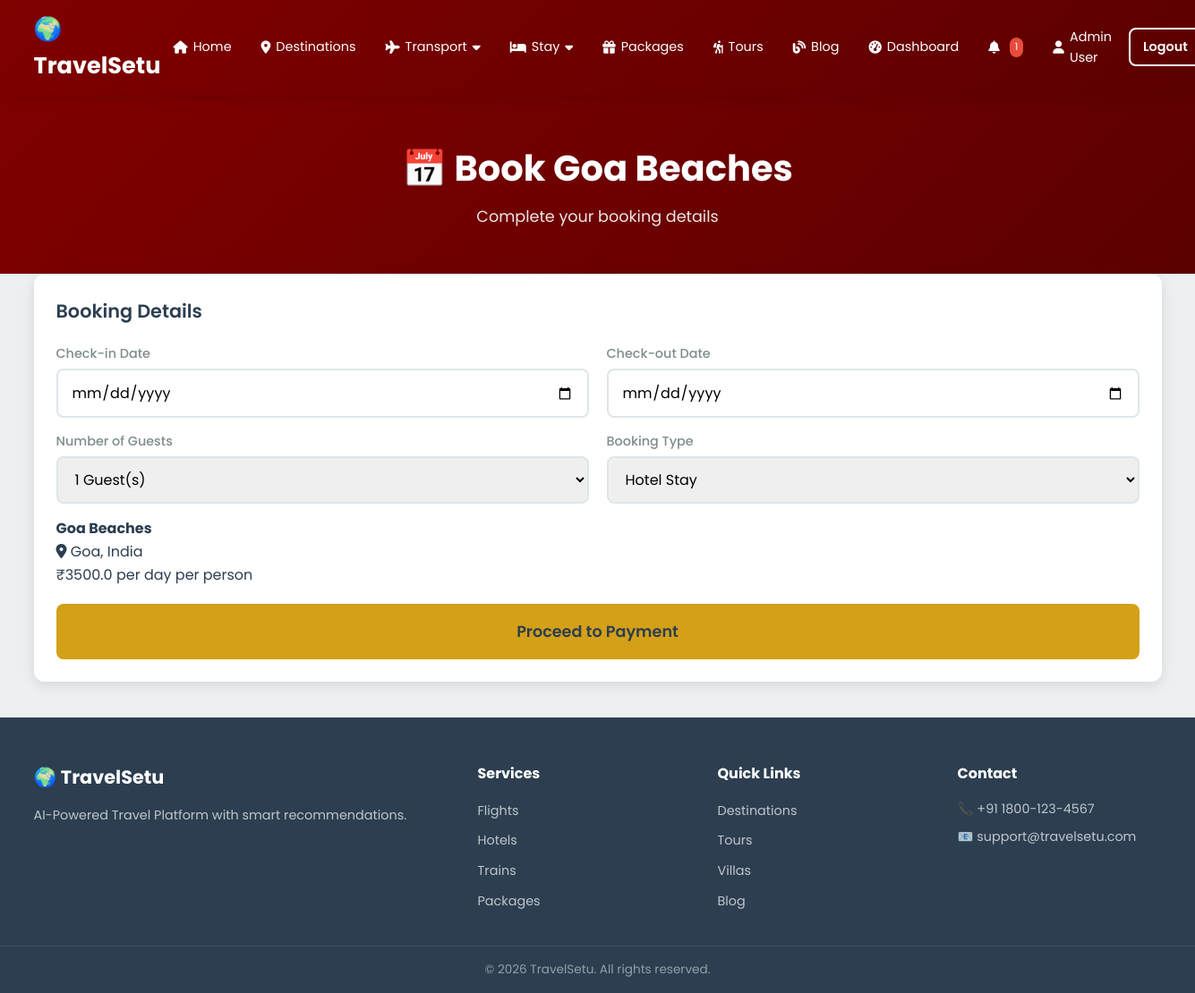
The app's page /book/1 (signed in) with its own data.
### app.py (models this page shows, shortened)
class User(UserMixin, db.Model):
    __tablename__ = 'users'
    id = db.Column(db.Integer, primary_key=True)
    username = db.Column(db.String(80), unique=True, nullable=False)
    email = db.Column(db.String(120), unique=True, nullable=False)
    password_hash = db.Column(db.String(256), nullable=False)
    full_name = db.Column(db.String(100))
    phone = db.Column(db.String(15))
    role = db.Column(db.String(20), default='user')
    is_verified = db.Column(db.Boolean, default=True)
    is_active_user = db.Column(db.Boolean, default=True)
    created_at = db.Column(db.DateTime, default=datetime.utcnow)
    preferences = db.Column(db.String(500), default='beaches,adventure')
    bookings = db.relationship('Booking', backref='user', lazy=True)
    reviews = db.relationship('Review', backref='user', lazy=True)

class Destination(db.Model):
    __tablename__ = 'destinations'
    id = db.Column(db.Integer, primary_key=True)
    name = db.Column(db.String(150), nullable=False)
    description = db.Column(db.Text)
    category = db.Column(db.String(50))
    location = db.Column(db.String(150))
    latitude = db.Column(db.Float, default=20.5937)
    longitude = db.Column(db.Float, default=78.9629)
    price_per_day = db.Column(db.Float, default=0)
    best_season = db.Column(db.String(50))
    image_url = db.Column(db.String(300))
    rating = db.Column(db.Float, default=4.0)
    total_visits = db.Column(db.Integer, default=0)
    created_at = db.Column(db.DateTime, default=datetime.utcnow)
    bookings = db.relationship('Booking', backref='destination', lazy=True)
    reviews = db.relationship('Review', backref='destination', lazy=True)

### app.py (the view, shortened to what this page needs)
@app.route('/book/<int:dest_id>', methods=['GET', 'POST'])
@login_required
def book_destination(dest_id):
    dest = Destination.query.get_or_404(dest_id)
    today = date.today().strftime('%Y-%m-%d')
    return render_template('booking.html', destination=dest, today=today)

### app.py (called while the page is built)
@login_manager.user_loader
def load_user(user_id):
    return User.query.get(int(user_id))

@app.context_processor
def inject_globals():
    unread_count = 0
    if current_user.is_authenticated:
        unread_count = Notification.query.filter_by(
            user_id=current_user.id, is_read=False).count()
    return {
        'unread_notifications': unread_count,
        'current_year': datetime.now().year,
        'all_categories': ['adventure', 'religious', 'beaches', 'heritage'],
        'get_destination_image': get_destination_image,
    }

### templates/booking.html (shortened to what this page needs)
{% extends "base.html" %}
{% block content %}
<div class="page-header">
    <h1>📅 Book {{ destination.name }}</h1>
    <p>Complete your booking details</p>
</div>
<div class="container">
    <div class="booking-layout">
        <div class="card">
            <h2 class="card-title">Booking Details</h2>
            <form method="POST" action="{{ url_for('book_destination', dest_id=destination.id) }}">
                <div class="grid grid-2">
                    <div class="form-group">
                        <label>Check-in Date</label>
                        <input type="date" name="check_in" class="form-control" min="{{ today }}" required>
                    </div>
                    <div class="form-group">
                        <label>Check-out Date</label>
                        <input type="date" name="check_out" class="form-control" min="{{ today }}" required>
                    </div>
                </div>
                <div class="grid grid-2">
                    <div class="form-group">
                        <label>Number of Guests</label>
                        <select name="guests" class="form-control">
                            {% for i in range(1, 11) %}
                            <option value="{{ i }}">{{ i }} Guest(s)</option>
                            {% endfor %}
                        </select>
                    </div>
                    <div class="form-group">
                        <label>Booking Type</label>
                        <select name="booking_type" class="form-control">
                            <option value="hotel">Hotel Stay</option>
                        </select>
                    </div>
                </div>
                <div class="booking-summary-box">
                    <h4>{{ destination.name }}</h4>
                    <p><i class="fas fa-map-marker-alt"></i> {{ destination.location }}</p>
                    <p class="price-info">₹{{ destination.price_per_day }} per day per person</p>
                </div>
                <button type="submit" class="btn btn-gold btn-lg btn-block mt-20">
                    Proceed to Payment
                </button>
            </form>
        </div>
    </div>
</div>
{% endblock %}

### templates/base.html (shortened to what this page needs)
<!DOCTYPE html>
<html lang="en">
<head>
    <link rel="stylesheet" href="{{ url_for('static', filename='style.css') }}">
    <link rel="stylesheet" href="https://cdnjs.cloudflare.com/ajax/libs/font-awesome/6.4.0/css/all.min.css">
</head>
<body>
<nav class="navbar">
    <div class="nav-container">
        <a href="{{ url_for('index') }}" class="logo">🌍 TravelSetu</a>
        <ul class="nav-menu" id="navMenu">
            <li><a href="{{ url_for('index') }}"><i class="fas fa-home"></i> Home</a></li>
            <li><a href="{{ url_for('destinations') }}"><i class="fas fa-map-marker-alt"></i> Destinations</a></li>
            <li class="dropdown">
                <a href="#"><i class="fas fa-plane"></i> Transport <i class="fas fa-caret-down"></i></a>
            </li>
            <li class="dropdown">
                <a href="#"><i class="fas fa-bed"></i> Stay <i class="fas fa-caret-down"></i></a>
            </li>
            <li><a href="{{ url_for('packages') }}"><i class="fas fa-gift"></i> Packages</a></li>
            <li><a href="{{ url_for('tours') }}"><i class="fas fa-hiking"></i> Tours</a></li>
            <li><a href="{{ url_for('blog') }}"><i class="fas fa-blog"></i> Blog</a></li>
            {% if current_user.is_authenticated %}
                <li><a href="{{ url_for('dashboard') }}"><i class="fas fa-tachometer-alt"></i> Dashboard</a></li>
                <li>
                    <a href="{{ url_for('notifications') }}">
                        <i class="fas fa-bell"></i>
                        {% if unread_notifications > 0 %}
                            <span class="badge">{{ unread_notifications }}</span>
                        {% endif %}
                    </a>
                </li>
                <li><a href="{{ url_for('profile') }}"><i class="fas fa-user"></i> {{ current_user.full_name }}</a></li>
                <li><a href="{{ url_for('logout') }}" class="btn btn-outline-light btn-sm">Logout</a></li>
            {% else %}
                <li><a href="{{ url_for('login') }}" class="btn btn-outline-light btn-sm">Login</a></li>
                <li><a href="{{ url_for('register') }}" class="btn btn-gold btn-sm">Register</a></li>
            {% endif %}
        </ul>
    </div>
</nav>
<main class="main-content">
    {% block content %}{% endblock %}
</main>
<footer class="footer">
    <div class="footer-container">
        <div class="footer-section">
            <h3>🌍 TravelSetu</h3>
            <p>AI-Powered Travel Platform with smart recommendations.</p>
        </div>
        <div class="footer-section">
            <h4>Services</h4>
            <ul>
                <li><a href="{{ url_for('flights') }}">Flights</a></li>
                <li><a href="{{ url_for('hotels') }}">Hotels</a></li>
                <li><a href="{{ url_for('trains') }}">Trains</a></li>
                <li><a href="{{ url_for('packages') }}">Packages</a></li>
            </ul>
        </div>
        <div class="footer-section">
            <h4>Quick Links</h4>
            <ul>
                <li><a href="{{ url_for('destinations') }}">Destinations</a></li>
                <li><a href="{{ url_for('tours') }}">Tours</a></li>
                <li><a href="{{ url_for('villas') }}">Villas</a></li>
                <li><a href="{{ url_for('blog') }}">Blog</a></li>
            </ul>
        </div>
        <div class="footer-section">
            <h4>Contact</h4>
            <p>📞 +91 1800-123-4567</p>
            <p>📧 support@travelsetu.com</p>
        </div>
    </div>
    <div class="footer-bottom">
        <p>&copy; {{ current_year }} TravelSetu. All rights reserved.</p>
    </div>
</footer>
</body>
</html>

### static/style.css (style rules this page uses)
:root { --primary: #800000; --primary-light: #a52a2a; --primary-dark: #5c0000; --gold: #d4a017; --gold-light: #f0c040; --success: #27ae60; --danger: #e74c3c; --warning: #f39c12; --info: #3498db; --dark: #2c3e50; --gray: #7f8c8d; --gray-light: #ecf0f1; --gray-200: #dfe6e9; --white: #ffffff; --shadow: 0 4px 15px rgba(0,0,0,0.1); --shadow-lg: 0 10px 30px rgba(0,0,0,0.15); --radius: 12px; --radius-sm: 8px; --transition: all 0.3s ease; }
* { margin: 0; padding: 0; box-sizing: border-box; }
html { scroll-behavior: smooth; }
body { font-family: 'Poppins', sans-serif; background: var(--gray-light); color: var(--dark); line-height: 1.6; min-height: 100vh; display: flex; flex-direction: column; }
a { text-decoration: none; color: inherit; transition: var(--transition); }
ul { list-style: none; }
button { font-family: inherit; cursor: pointer; }
input, select, textarea { font-family: inherit; }
.container { max-width: 1300px; margin: 0 auto; padding: 0 20px; }
.navbar { background: linear-gradient(135deg, var(--primary), var(--primary-dark)); padding: 12px 0; position: sticky; top: 0; z-index: 1000; box-shadow: var(--shadow); }
.nav-container { max-width: 1300px; margin: 0 auto; padding: 0 20px; display: flex; align-items: center; justify-content: space-between; }
.logo { font-size: 1.6rem; font-weight: 700; color: var(--white); }
.nav-menu { display: flex; align-items: center; gap: 5px; }
.nav-menu > li > a { color: var(--white); padding: 8px 14px; border-radius: var(--radius-sm); font-size: 0.9rem; display: flex; align-items: center; gap: 6px; }
.dropdown { position: relative; }
.badge { background: var(--danger); color: white; font-size: 0.7rem; padding: 2px 6px; border-radius: 20px; margin-left: 5px; }
.btn { display: inline-flex; align-items: center; justify-content: center; gap: 8px; padding: 12px 24px; border-radius: var(--radius-sm); font-weight: 600; font-size: 0.9rem; border: 2px solid transparent; transition: var(--transition); }
.btn-gold { background: var(--gold); color: var(--dark); }
.btn-outline-light { background: transparent; border-color: white; color: white; }
.btn-block { width: 100%; }
.btn-sm { padding: 6px 14px; font-size: 0.8rem; }
.btn-lg { padding: 16px 35px; font-size: 1.1rem; }
.page-header { background: linear-gradient(135deg, var(--primary), var(--primary-dark)); padding: 50px 0; text-align: center; color: white; }
.page-header h1 { font-size: 2.5rem; margin-bottom: 8px; }
.page-header p { opacity: 0.9; font-size: 1.1rem; }
.card { background: white; border-radius: var(--radius); padding: 25px; box-shadow: var(--shadow); transition: var(--transition); }
.card-title { font-size: 1.3rem; font-weight: 600; margin-bottom: 20px; color: var(--dark); }
.grid { display: grid; gap: 20px; }
.grid-2 { grid-template-columns: repeat(auto-fill, minmax(400px, 1fr)); }
.form-group { margin-bottom: 15px; }
.form-group label { display: block; margin-bottom: 5px; font-weight: 500; font-size: 0.9rem; color: var(--gray); }
.form-control { width: 100%; padding: 12px 15px; border: 2px solid var(--gray-200); border-radius: var(--radius-sm); font-size: 1rem; transition: var(--transition); }
.main-content { flex: 1; padding-bottom: 40px; }
.mt-20 { margin-top: 20px; }
.footer { background: var(--dark); color: white; margin-top: auto; }
.footer-container { max-width: 1300px; margin: 0 auto; padding: 50px 20px 30px; display: grid; grid-template-columns: 2fr 1fr 1fr 1fr; gap: 40px; }
.footer-section h3 { font-size: 1.3rem; margin-bottom: 15px; }
.footer-section h4 { font-size: 1rem; margin-bottom: 15px; }
.footer-section p { color: rgba(255,255,255,0.7); font-size: 0.9rem; margin-bottom: 8px; }
.footer-section ul li { margin-bottom: 8px; }
.footer-section ul li a { color: rgba(255,255,255,0.7); font-size: 0.9rem; }
.footer-bottom { border-top: 1px solid rgba(255,255,255,0.1); padding: 15px; text-align: center; }
.footer-bottom p { color: rgba(255,255,255,0.5); font-size: 0.85rem; }

### records on screen
User: full_name "Admin User"
Destination: name "Goa Beaches", location "Goa, India", price_per_day "3500.0"

### other values on screen
{{ unread_notifications }} "1"
form field guests "1 Guest(s)"
